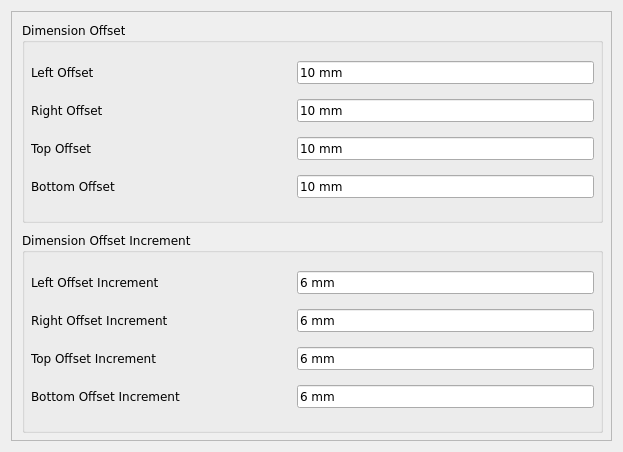
<?xml version="1.0" encoding="UTF-8"?>
<ui version="4.0">
 <class>ReinforcementDrawingAndDimensioning_Dimensions3</class>
 <widget class="QDialog" name="ReinforcementDrawingAndDimensioning_Dimensions3">
  <property name="geometry">
   <rect>
    <x>0</x>
    <y>0</y>
    <width>623</width>
    <height>452</height>
   </rect>
  </property>
  <property name="sizePolicy">
   <sizepolicy hsizetype="Preferred" vsizetype="Preferred">
    <horstretch>0</horstretch>
    <verstretch>0</verstretch>
   </sizepolicy>
  </property>
  <property name="windowTitle">
   <string>Dialog</string>
  </property>
  <layout class="QVBoxLayout" name="verticalLayout_4">
   <item>
    <layout class="QHBoxLayout" name="horizontalLayout_20">
     <item>
      <widget class="QScrollArea" name="scrollArea">
       <property name="widgetResizable">
        <bool>true</bool>
       </property>
       <widget class="QWidget" name="scrollAreaWidgetContents">
        <property name="geometry">
         <rect>
          <x>0</x>
          <y>0</y>
          <width>601</width>
          <height>430</height>
         </rect>
        </property>
        <widget class="QGroupBox" name="dimensionOffsetGroupBox">
         <property name="geometry">
          <rect>
           <x>10</x>
           <y>10</y>
           <width>581</width>
           <height>201</height>
          </rect>
         </property>
         <property name="font">
          <font>
           <family>DejaVu Sans</family>
          </font>
         </property>
         <property name="toolTip">
          <string>&lt;html&gt;&lt;head/&gt;&lt;body&gt;&lt;p&gt;The data related to Dimension Offset&lt;/p&gt;&lt;/body&gt;&lt;/html&gt;</string>
         </property>
         <property name="title">
          <string>Dimension Offset</string>
         </property>
         <layout class="QVBoxLayout" name="verticalLayout_14">
          <property name="leftMargin">
           <number>6</number>
          </property>
          <property name="rightMargin">
           <number>6</number>
          </property>
          <item>
           <layout class="QHBoxLayout" name="horizontalLayout_37">
            <item>
             <widget class="QLabel" name="dimensionLeftOffsetLabel">
              <property name="sizePolicy">
               <sizepolicy hsizetype="Fixed" vsizetype="Preferred">
                <horstretch>0</horstretch>
                <verstretch>0</verstretch>
               </sizepolicy>
              </property>
              <property name="minimumSize">
               <size>
                <width>260</width>
                <height>0</height>
               </size>
              </property>
              <property name="text">
               <string>Left Offset</string>
              </property>
             </widget>
            </item>
            <item>
             <widget class="Gui::InputField" name="dimensionLeftOffset">
              <property name="sizePolicy">
               <sizepolicy hsizetype="Expanding" vsizetype="Fixed">
                <horstretch>0</horstretch>
                <verstretch>0</verstretch>
               </sizepolicy>
              </property>
              <property name="toolTip">
               <string>&lt;html&gt;&lt;head/&gt;&lt;body&gt;&lt;p&gt;The left offset of the dimension from drawing&lt;/p&gt;&lt;/body&gt;&lt;/html&gt;</string>
              </property>
              <property name="text">
               <string>10 mm</string>
              </property>
              <property name="unit" stdset="0">
               <string notr="true">mm</string>
              </property>
              <property name="quantity" stdset="0">
               <double>0.350000000000000</double>
              </property>
             </widget>
            </item>
           </layout>
          </item>
          <item>
           <layout class="QHBoxLayout" name="horizontalLayout_39">
            <item>
             <widget class="QLabel" name="dimensionRightOffsetLabel">
              <property name="sizePolicy">
               <sizepolicy hsizetype="Fixed" vsizetype="Preferred">
                <horstretch>0</horstretch>
                <verstretch>0</verstretch>
               </sizepolicy>
              </property>
              <property name="minimumSize">
               <size>
                <width>260</width>
                <height>0</height>
               </size>
              </property>
              <property name="text">
               <string>Right Offset</string>
              </property>
             </widget>
            </item>
            <item>
             <widget class="Gui::InputField" name="dimensionRightOffset">
              <property name="sizePolicy">
               <sizepolicy hsizetype="Expanding" vsizetype="Fixed">
                <horstretch>0</horstretch>
                <verstretch>0</verstretch>
               </sizepolicy>
              </property>
              <property name="toolTip">
               <string>&lt;html&gt;&lt;head/&gt;&lt;body&gt;&lt;p&gt;The right offset of the dimension from drawing&lt;/p&gt;&lt;/body&gt;&lt;/html&gt;</string>
              </property>
              <property name="text">
               <string>10 mm</string>
              </property>
              <property name="unit" stdset="0">
               <string notr="true">mm</string>
              </property>
              <property name="quantity" stdset="0">
               <double>0.350000000000000</double>
              </property>
             </widget>
            </item>
           </layout>
          </item>
          <item>
           <layout class="QHBoxLayout" name="horizontalLayout_40">
            <item>
             <widget class="QLabel" name="dimensionTopOffsetLabel">
              <property name="sizePolicy">
               <sizepolicy hsizetype="Fixed" vsizetype="Preferred">
                <horstretch>0</horstretch>
                <verstretch>0</verstretch>
               </sizepolicy>
              </property>
              <property name="minimumSize">
               <size>
                <width>260</width>
                <height>0</height>
               </size>
              </property>
              <property name="text">
               <string>Top Offset</string>
              </property>
             </widget>
            </item>
            <item>
             <widget class="Gui::InputField" name="dimensionTopOffset">
              <property name="sizePolicy">
               <sizepolicy hsizetype="Expanding" vsizetype="Fixed">
                <horstretch>0</horstretch>
                <verstretch>0</verstretch>
               </sizepolicy>
              </property>
              <property name="toolTip">
               <string>&lt;html&gt;&lt;head/&gt;&lt;body&gt;&lt;p&gt;The top offset of the dimension from drawing&lt;/p&gt;&lt;/body&gt;&lt;/html&gt;</string>
              </property>
              <property name="text">
               <string>10 mm</string>
              </property>
              <property name="unit" stdset="0">
               <string notr="true">mm</string>
              </property>
              <property name="quantity" stdset="0">
               <double>0.350000000000000</double>
              </property>
             </widget>
            </item>
           </layout>
          </item>
          <item>
           <layout class="QHBoxLayout" name="horizontalLayout_41">
            <item>
             <widget class="QLabel" name="dimensionBottomOffsetLabel">
              <property name="sizePolicy">
               <sizepolicy hsizetype="Fixed" vsizetype="Preferred">
                <horstretch>0</horstretch>
                <verstretch>0</verstretch>
               </sizepolicy>
              </property>
              <property name="minimumSize">
               <size>
                <width>260</width>
                <height>0</height>
               </size>
              </property>
              <property name="text">
               <string>Bottom Offset</string>
              </property>
             </widget>
            </item>
            <item>
             <widget class="Gui::InputField" name="dimensionBottomOffset">
              <property name="sizePolicy">
               <sizepolicy hsizetype="Expanding" vsizetype="Fixed">
                <horstretch>0</horstretch>
                <verstretch>0</verstretch>
               </sizepolicy>
              </property>
              <property name="toolTip">
               <string>&lt;html&gt;&lt;head/&gt;&lt;body&gt;&lt;p&gt;The bottom offset of the dimension from drawing&lt;/p&gt;&lt;/body&gt;&lt;/html&gt;</string>
              </property>
              <property name="text">
               <string>10 mm</string>
              </property>
              <property name="unit" stdset="0">
               <string notr="true">mm</string>
              </property>
              <property name="quantity" stdset="0">
               <double>0.350000000000000</double>
              </property>
             </widget>
            </item>
           </layout>
          </item>
         </layout>
        </widget>
        <widget class="QGroupBox" name="dimensionOffsetIncrementGroupBox">
         <property name="geometry">
          <rect>
           <x>10</x>
           <y>220</y>
           <width>581</width>
           <height>201</height>
          </rect>
         </property>
         <property name="font">
          <font>
           <family>DejaVu Sans</family>
          </font>
         </property>
         <property name="toolTip">
          <string>&lt;html&gt;&lt;head/&gt;&lt;body&gt;&lt;p&gt;The data related to Dimension Offset&lt;/p&gt;&lt;/body&gt;&lt;/html&gt;</string>
         </property>
         <property name="title">
          <string>Dimension Offset Increment</string>
         </property>
         <layout class="QVBoxLayout" name="verticalLayout_15">
          <property name="leftMargin">
           <number>6</number>
          </property>
          <property name="rightMargin">
           <number>6</number>
          </property>
          <item>
           <layout class="QHBoxLayout" name="horizontalLayout_51">
            <item>
             <widget class="QLabel" name="dimensionLeftOffsetIncrementLabel">
              <property name="sizePolicy">
               <sizepolicy hsizetype="Fixed" vsizetype="Preferred">
                <horstretch>0</horstretch>
                <verstretch>0</verstretch>
               </sizepolicy>
              </property>
              <property name="minimumSize">
               <size>
                <width>260</width>
                <height>0</height>
               </size>
              </property>
              <property name="text">
               <string>Left Offset Increment</string>
              </property>
             </widget>
            </item>
            <item>
             <widget class="Gui::InputField" name="dimensionLeftOffsetIncrement">
              <property name="sizePolicy">
               <sizepolicy hsizetype="Expanding" vsizetype="Fixed">
                <horstretch>0</horstretch>
                <verstretch>0</verstretch>
               </sizepolicy>
              </property>
              <property name="toolTip">
               <string>&lt;html&gt;&lt;head/&gt;&lt;body&gt;&lt;p&gt;The increment in the left offset to move each new dimension label away from drawing&lt;/p&gt;&lt;/body&gt;&lt;/html&gt;</string>
              </property>
              <property name="text">
               <string>6 mm</string>
              </property>
              <property name="unit" stdset="0">
               <string notr="true">mm</string>
              </property>
              <property name="quantity" stdset="0">
               <double>0.350000000000000</double>
              </property>
             </widget>
            </item>
           </layout>
          </item>
          <item>
           <layout class="QHBoxLayout" name="horizontalLayout_52">
            <item>
             <widget class="QLabel" name="dimensionRightOffsetIncrementLabel">
              <property name="sizePolicy">
               <sizepolicy hsizetype="Fixed" vsizetype="Preferred">
                <horstretch>0</horstretch>
                <verstretch>0</verstretch>
               </sizepolicy>
              </property>
              <property name="minimumSize">
               <size>
                <width>260</width>
                <height>0</height>
               </size>
              </property>
              <property name="text">
               <string>Right Offset Increment</string>
              </property>
             </widget>
            </item>
            <item>
             <widget class="Gui::InputField" name="dimensionRightOffsetIncrement">
              <property name="sizePolicy">
               <sizepolicy hsizetype="Expanding" vsizetype="Fixed">
                <horstretch>0</horstretch>
                <verstretch>0</verstretch>
               </sizepolicy>
              </property>
              <property name="toolTip">
               <string>&lt;html&gt;&lt;head/&gt;&lt;body&gt;&lt;p&gt;The increment in the right offset to move each new dimension label away from drawing&lt;/p&gt;&lt;/body&gt;&lt;/html&gt;</string>
              </property>
              <property name="text">
               <string>6 mm</string>
              </property>
              <property name="unit" stdset="0">
               <string notr="true">mm</string>
              </property>
              <property name="quantity" stdset="0">
               <double>0.350000000000000</double>
              </property>
             </widget>
            </item>
           </layout>
          </item>
          <item>
           <layout class="QHBoxLayout" name="horizontalLayout_53">
            <item>
             <widget class="QLabel" name="dimensionTopOffsetIncrementLabel">
              <property name="sizePolicy">
               <sizepolicy hsizetype="Fixed" vsizetype="Preferred">
                <horstretch>0</horstretch>
                <verstretch>0</verstretch>
               </sizepolicy>
              </property>
              <property name="minimumSize">
               <size>
                <width>260</width>
                <height>0</height>
               </size>
              </property>
              <property name="text">
               <string>Top Offset Increment</string>
              </property>
             </widget>
            </item>
            <item>
             <widget class="Gui::InputField" name="dimensionTopOffsetIncrement">
              <property name="sizePolicy">
               <sizepolicy hsizetype="Expanding" vsizetype="Fixed">
                <horstretch>0</horstretch>
                <verstretch>0</verstretch>
               </sizepolicy>
              </property>
              <property name="toolTip">
               <string>&lt;html&gt;&lt;head/&gt;&lt;body&gt;&lt;p&gt;The increment in the top offset to move each new dimension label away from drawing&lt;/p&gt;&lt;/body&gt;&lt;/html&gt;</string>
              </property>
              <property name="text">
               <string>6 mm</string>
              </property>
              <property name="unit" stdset="0">
               <string notr="true">mm</string>
              </property>
              <property name="quantity" stdset="0">
               <double>0.350000000000000</double>
              </property>
             </widget>
            </item>
           </layout>
          </item>
          <item>
           <layout class="QHBoxLayout" name="horizontalLayout_54">
            <item>
             <widget class="QLabel" name="dimensionBottomOffsetIncrementLabel">
              <property name="sizePolicy">
               <sizepolicy hsizetype="Fixed" vsizetype="Preferred">
                <horstretch>0</horstretch>
                <verstretch>0</verstretch>
               </sizepolicy>
              </property>
              <property name="minimumSize">
               <size>
                <width>260</width>
                <height>0</height>
               </size>
              </property>
              <property name="text">
               <string>Bottom Offset Increment</string>
              </property>
             </widget>
            </item>
            <item>
             <widget class="Gui::InputField" name="dimensionBottomOffsetIncrement">
              <property name="sizePolicy">
               <sizepolicy hsizetype="Expanding" vsizetype="Fixed">
                <horstretch>0</horstretch>
                <verstretch>0</verstretch>
               </sizepolicy>
              </property>
              <property name="toolTip">
               <string>&lt;html&gt;&lt;head/&gt;&lt;body&gt;&lt;p&gt;The increment in the bottom offset to move each new dimension label away from drawing&lt;/p&gt;&lt;/body&gt;&lt;/html&gt;</string>
              </property>
              <property name="text">
               <string>6 mm</string>
              </property>
              <property name="unit" stdset="0">
               <string notr="true">mm</string>
              </property>
              <property name="quantity" stdset="0">
               <double>0.350000000000000</double>
              </property>
             </widget>
            </item>
           </layout>
          </item>
         </layout>
        </widget>
       </widget>
      </widget>
     </item>
    </layout>
   </item>
  </layout>
 </widget>
 <customwidgets>
  <customwidget>
   <class>Gui::InputField</class>
   <extends>QLineEdit</extends>
   <header>Gui/InputField.h</header>
  </customwidget>
 </customwidgets>
 <resources/>
 <connections/>
</ui>
